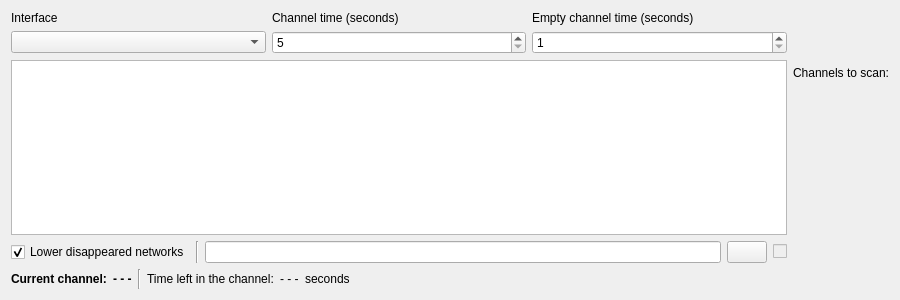
<?xml version="1.0" encoding="UTF-8"?>
<ui version="4.0">
 <class>QtGUI</class>
 <widget class="QWidget" name="QtGUI">
  <property name="geometry">
   <rect>
    <x>0</x>
    <y>0</y>
    <width>900</width>
    <height>300</height>
   </rect>
  </property>
  <property name="windowTitle">
   <string>wmon - Wireless Network Monitor</string>
  </property>
  <layout class="QVBoxLayout" name="verticalLayout_4">
   <item>
    <layout class="QHBoxLayout" name="horizontalLayout_2">
     <item>
      <layout class="QVBoxLayout" name="verticalLayout">
       <item>
        <layout class="QGridLayout" name="configurationLayout">
         <item row="1" column="0">
          <widget class="QComboBox" name="interfaces"/>
         </item>
         <item row="1" column="2">
          <widget class="QSpinBox" name="ectime">
           <property name="minimum">
            <number>1</number>
           </property>
          </widget>
         </item>
         <item row="0" column="2">
          <widget class="QLabel" name="ectimeLabel">
           <property name="text">
            <string>Empty channel time (seconds)</string>
           </property>
          </widget>
         </item>
         <item row="0" column="0">
          <widget class="QLabel" name="interfacesLabel">
           <property name="text">
            <string>Interface</string>
           </property>
          </widget>
         </item>
         <item row="1" column="1">
          <widget class="QSpinBox" name="ctime">
           <property name="minimum">
            <number>5</number>
           </property>
          </widget>
         </item>
         <item row="0" column="1">
          <widget class="QLabel" name="ctimeLabel">
           <property name="text">
            <string>Channel time (seconds)</string>
           </property>
          </widget>
         </item>
        </layout>
       </item>
       <item>
        <widget class="QTreeView" name="modelView">
         <property name="alternatingRowColors">
          <bool>true</bool>
         </property>
         <property name="rootIsDecorated">
          <bool>false</bool>
         </property>
         <property name="itemsExpandable">
          <bool>false</bool>
         </property>
         <property name="sortingEnabled">
          <bool>true</bool>
         </property>
        </widget>
       </item>
       <item>
        <layout class="QHBoxLayout" name="writeToFileLayout">
         <item>
          <widget class="QCheckBox" name="disappearedAtBottom">
           <property name="text">
            <string>Lower disappeared networks</string>
           </property>
           <property name="checked">
            <bool>true</bool>
           </property>
          </widget>
         </item>
         <item>
          <widget class="Line" name="lineLowerFile">
           <property name="orientation">
            <enum>Qt::Vertical</enum>
           </property>
          </widget>
         </item>
         <item>
          <widget class="QLineEdit" name="filePath"/>
         </item>
         <item>
          <widget class="ExploreButton" name="exploreButton"/>
         </item>
         <item>
          <widget class="WriteToFileCB" name="writeToFileCB">
           <property name="enabled">
            <bool>false</bool>
           </property>
          </widget>
         </item>
        </layout>
       </item>
      </layout>
     </item>
     <item>
      <layout class="QVBoxLayout" name="verticalLayout_3">
       <item>
        <widget class="QLabel" name="label">
         <property name="text">
          <string>Channels to scan:</string>
         </property>
         <property name="alignment">
          <set>Qt::AlignCenter</set>
         </property>
        </widget>
       </item>
       <item>
        <widget class="ChannelsWidget" name="channelsList">
         <property name="maximumSize">
          <size>
           <width>150</width>
           <height>16777215</height>
          </size>
         </property>
        </widget>
       </item>
      </layout>
     </item>
    </layout>
   </item>
   <item>
    <layout class="QHBoxLayout" name="informationLayout">
     <item>
      <widget class="QLabel" name="currentChannelTextLabel">
       <property name="font">
        <font>
         <weight>75</weight>
         <bold>true</bold>
        </font>
       </property>
       <property name="text">
        <string>Current channel:</string>
       </property>
      </widget>
     </item>
     <item>
      <widget class="QLabel" name="currentChannel">
       <property name="font">
        <font>
         <weight>75</weight>
         <bold>true</bold>
        </font>
       </property>
       <property name="text">
        <string>- - -</string>
       </property>
      </widget>
     </item>
     <item>
      <widget class="Line" name="lineChannelTime">
       <property name="orientation">
        <enum>Qt::Vertical</enum>
       </property>
      </widget>
     </item>
     <item>
      <widget class="QLabel" name="timeLeftLabel">
       <property name="text">
        <string>Time left in the channel:</string>
       </property>
      </widget>
     </item>
     <item>
      <widget class="QLabel" name="timeLeft">
       <property name="text">
        <string>- - -</string>
       </property>
      </widget>
     </item>
     <item>
      <widget class="QLabel" name="secondsLabel">
       <property name="text">
        <string>seconds</string>
       </property>
      </widget>
     </item>
     <item>
      <spacer name="horizontalSpacer">
       <property name="orientation">
        <enum>Qt::Horizontal</enum>
       </property>
       <property name="sizeHint" stdset="0">
        <size>
         <width>40</width>
         <height>20</height>
        </size>
       </property>
      </spacer>
     </item>
    </layout>
   </item>
  </layout>
 </widget>
 <customwidgets>
  <customwidget>
   <class>ChannelsWidget</class>
   <extends>QWidget</extends>
   <header>ChannelsWidget.h</header>
  </customwidget>
  <customwidget>
   <class>ExploreButton</class>
   <extends>QPushButton</extends>
   <header>ExploreButton.h</header>
  </customwidget>
  <customwidget>
   <class>WriteToFileCB</class>
   <extends>QCheckBox</extends>
   <header>WriteToFileCB.h</header>
  </customwidget>
 </customwidgets>
 <resources/>
 <connections>
  <connection>
   <sender>ctime</sender>
   <signal>valueChanged(int)</signal>
   <receiver>QtGUI</receiver>
   <slot>setChannelTime(int)</slot>
   <hints>
    <hint type="sourcelabel">
     <x>401</x>
     <y>61</y>
    </hint>
    <hint type="destinationlabel">
     <x>344</x>
     <y>6</y>
    </hint>
   </hints>
  </connection>
  <connection>
   <sender>ectime</sender>
   <signal>valueChanged(int)</signal>
   <receiver>QtGUI</receiver>
   <slot>setEmptyChannelTime(int)</slot>
   <hints>
    <hint type="sourcelabel">
     <x>606</x>
     <y>61</y>
    </hint>
    <hint type="destinationlabel">
     <x>597</x>
     <y>5</y>
    </hint>
   </hints>
  </connection>
  <connection>
   <sender>interfaces</sender>
   <signal>currentIndexChanged(QString)</signal>
   <receiver>QtGUI</receiver>
   <slot>setInterface(QString)</slot>
   <hints>
    <hint type="sourcelabel">
     <x>105</x>
     <y>59</y>
    </hint>
    <hint type="destinationlabel">
     <x>130</x>
     <y>5</y>
    </hint>
   </hints>
  </connection>
  <connection>
   <sender>writeToFileCB</sender>
   <signal>toggled(bool)</signal>
   <receiver>exploreButton</receiver>
   <slot>setDisabled(bool)</slot>
   <hints>
    <hint type="sourcelabel">
     <x>606</x>
     <y>256</y>
    </hint>
    <hint type="destinationlabel">
     <x>489</x>
     <y>259</y>
    </hint>
   </hints>
  </connection>
  <connection>
   <sender>filePath</sender>
   <signal>textChanged(QString)</signal>
   <receiver>writeToFileCB</receiver>
   <slot>setPath(QString)</slot>
   <hints>
    <hint type="sourcelabel">
     <x>277</x>
     <y>259</y>
    </hint>
    <hint type="destinationlabel">
     <x>606</x>
     <y>256</y>
    </hint>
   </hints>
  </connection>
  <connection>
   <sender>writeToFileCB</sender>
   <signal>toggled(bool)</signal>
   <receiver>filePath</receiver>
   <slot>setDisabled(bool)</slot>
   <hints>
    <hint type="sourcelabel">
     <x>606</x>
     <y>256</y>
    </hint>
    <hint type="destinationlabel">
     <x>277</x>
     <y>259</y>
    </hint>
   </hints>
  </connection>
  <connection>
   <sender>exploreButton</sender>
   <signal>selectPath(QString)</signal>
   <receiver>filePath</receiver>
   <slot>setText(QString)</slot>
   <hints>
    <hint type="sourcelabel">
     <x>489</x>
     <y>259</y>
    </hint>
    <hint type="destinationlabel">
     <x>277</x>
     <y>259</y>
    </hint>
   </hints>
  </connection>
  <connection>
   <sender>disappearedAtBottom</sender>
   <signal>toggled(bool)</signal>
   <receiver>QtGUI</receiver>
   <slot>setDisappearedAtBottom(bool)</slot>
   <hints>
    <hint type="sourcelabel">
     <x>44</x>
     <y>247</y>
    </hint>
    <hint type="destinationlabel">
     <x>2</x>
     <y>232</y>
    </hint>
   </hints>
  </connection>
  <connection>
   <sender>channelsList</sender>
   <signal>addChannel(uint)</signal>
   <receiver>QtGUI</receiver>
   <slot>addChannel(uint)</slot>
   <hints>
    <hint type="sourcelabel">
     <x>765</x>
     <y>260</y>
    </hint>
    <hint type="destinationlabel">
     <x>584</x>
     <y>266</y>
    </hint>
   </hints>
  </connection>
  <connection>
   <sender>channelsList</sender>
   <signal>removeChannel(uint)</signal>
   <receiver>QtGUI</receiver>
   <slot>removeChannel(uint)</slot>
   <hints>
    <hint type="sourcelabel">
     <x>616</x>
     <y>257</y>
    </hint>
    <hint type="destinationlabel">
     <x>614</x>
     <y>267</y>
    </hint>
   </hints>
  </connection>
  <connection>
   <sender>channelsList</sender>
   <signal>selectChannel(uint)</signal>
   <receiver>QtGUI</receiver>
   <slot>selectChannel(uint)</slot>
   <hints>
    <hint type="sourcelabel">
     <x>632</x>
     <y>79</y>
    </hint>
    <hint type="destinationlabel">
     <x>617</x>
     <y>4</y>
    </hint>
   </hints>
  </connection>
 </connections>
 <slots>
  <slot>setChannelTime(int)</slot>
  <slot>setEmptyChannelTime(int)</slot>
  <slot>setInterface(QString)</slot>
  <slot>setDisappearedAtBottom(bool)</slot>
  <slot>addChannel(uint)</slot>
  <slot>removeChannel(uint)</slot>
  <slot>selectChannel(uint)</slot>
 </slots>
</ui>
